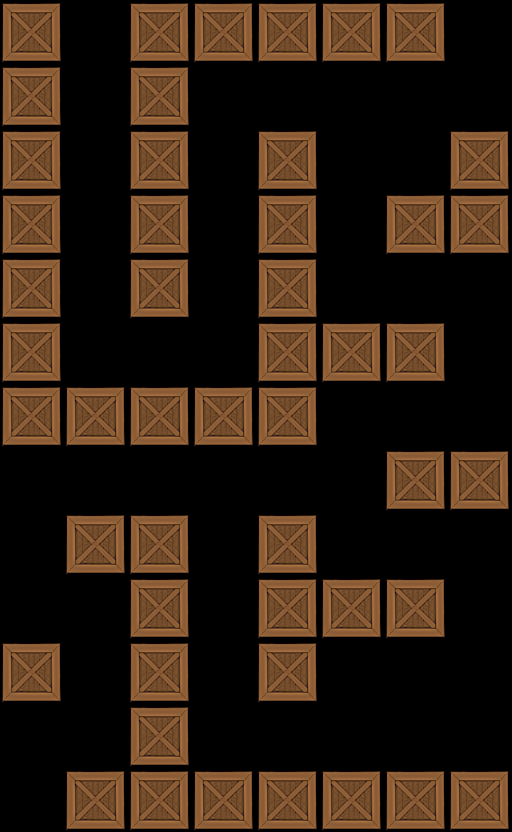

This game map was drawn from its Tiled (.tmx) file and the tilesets committed beside it. A one-line description and the trimmed map source follow:
An orthogonal 8x13 tile map with 64x64 px tiles, 1 tile layer (Tile Layer 1).

<map version="1.0" orientation="orthogonal" width="8" height="13" tilewidth="64" tileheight="64">
 <tileset firstgid="1" name="crate" tilewidth="64" tileheight="64">
  <image source="../../crate2.png" width="64" height="64" />
 </tileset>
 <layer name="Tile Layer 1" width="8" height="13">
  <data>[104 cells, 49 non-empty, 1 distinct tile ids]</data>
 </layer>
</map>
